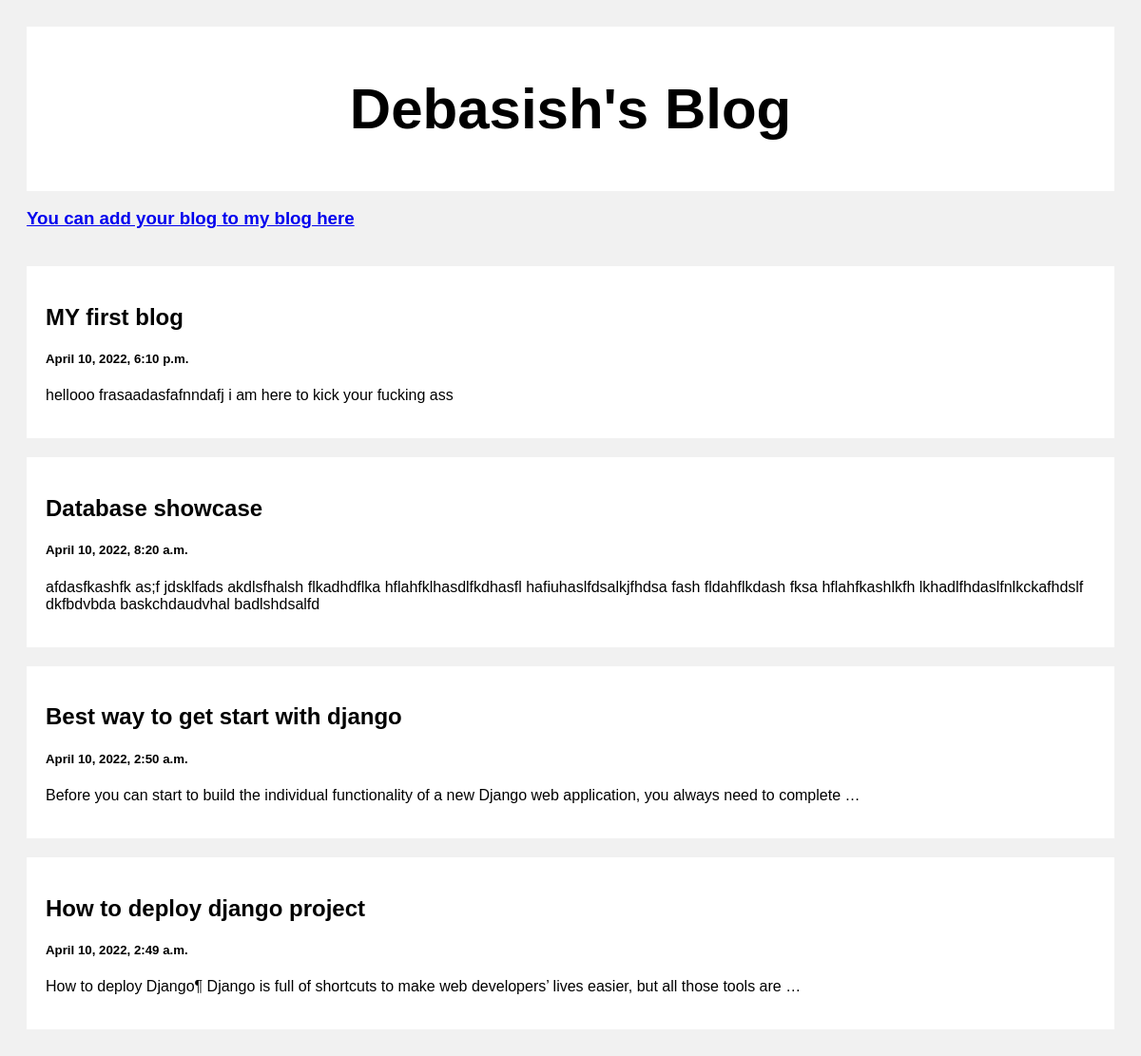
The page / on the database its author committed.
### post/models.py (models this page shows)
class Post(models.Model):
    title= models.CharField(max_length=100)
    body=models.CharField(max_length=1000000)
    created_at=models.DateTimeField(default=datetime.now,blank= True)

### post/views.py (the view)
# urls.py: path('',views.index,name='index'),
def index(request):
    posts=Post.objects.all()
    form = PostForm
    return render(request, 'index.html',{'posts':posts,"form":form})

### templates/index.html (shortened to what this page needs)
<!DOCTYPE html>
<html>
  <head>
  </head>
  <body>
    <div class="header">
      <h2>Debasish's Blog</h2>
    </div>
    <div>
      <h3><a href="{% url 'add_post' %}">You can add your blog to my blog here</a></h3>
    </div>
    <div class="row">
      <div class="leftcolumn">
        {% for post in posts reversed %}
        <div class="card">
          <a
            href="/post/{{post.id}}"
            style="text-decoration: none; color: black"
          >
            <h2>{{post.title}}</h2>
            <h5>{{post.created_at}}</h5>
            <p>{{post.body|truncatewords:20}}</p>
          </a>
        </div>
        {% endfor %}
      </div>
    </div>
  </body>
</html>

### templates/index.html (style rules this page uses)
* { box-sizing: border-box; }
body { font-family: Arial; padding: 20px; background: #f1f1f1; }
.header { padding: 2px; font-size: 40px; text-align: center; background: white; }
.leftcolumn { float: left; width: 100%; }
.card { background-color: white; padding: 20px; margin-top: 20px; }
.row:after { content: ""; display: table; clear: both; }

### rows shown on the page
Post: title "MY first blog", created_at "April 10, 2022, 6:10 p.m.", body "hellooo frasaadasfafnndafj i am here to kick your fucking ass"
Post: title "Database showcase", created_at "April 10, 2022, 8:20 a.m.", body "afdasfkashfk as;f jdsklfads akdlsfhalsh flkadhdflka hflahfklhasdlfkdhasfl hafiuhaslfdsalkjfhdsa fash fldahflkdash fksa hflahfkashlkfh lkhadlfhdaslfnlkckafhdslf dkfbdvbda baskchdaudvhal badlshdsalfd"
Post: title "Best way to get start with django", created_at "April 10, 2022, 2:50 a.m.", body "Before you can start to build the individual functionality of a new Django web application, you always need to complete …"
Post: title "How to deploy django project", created_at "April 10, 2022, 2:49 a.m.", body "How to deploy Django¶ Django is full of shortcuts to make web developers’ lives easier, but all those tools are …"
